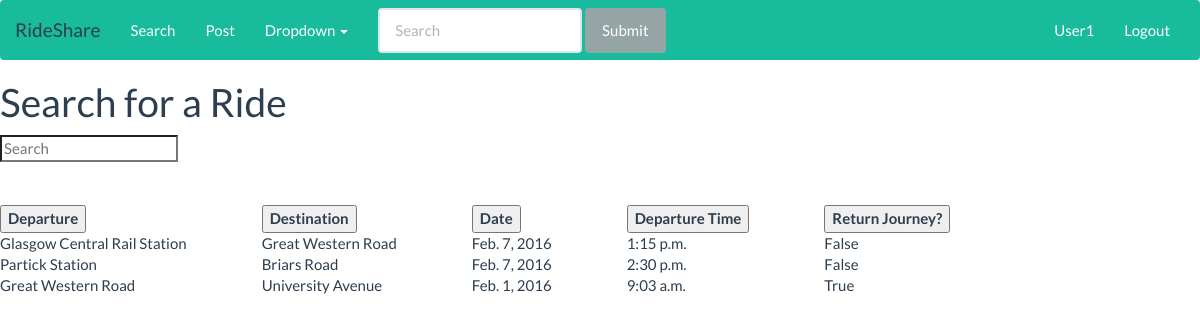
Screenshot of /search_ride (signed in) with the database file from the repository.
### rideshare/models.py (models this page shows)
class Journey(models.Model):
    departure = models.CharField(max_length=30)
    destination = models.CharField(max_length=30)
    travelling_date = models.DateField(null = True)
    travelling_time = models.TimeField(null = True)
    is_return = models.BooleanField(default=False)
    class Meta:
        db_table = "journey"

### rideshare/views.py (the view)
# urls.py: url(r'^search_ride', views.search_ride, name='search_ride'),
def search_ride(request):
	if request.user.is_authenticated():
		journey_list = Journey.objects.order_by('-travelling_date', 'travelling_time')
		context_dict = {'journeys': journey_list}
		return render(request, 'rideshare/searchRide.html', context_dict)
	else:
		 return HttpResponseRedirect('/rideshare/login')

### templates/rideshare/searchRide.html (shortened to what this page needs)
<!DOCTYPE html>
{% extends 'rideshare/base.html' %}
{% load staticfiles %}
{% block body_block %}
	<h1>Search for a Ride</h1>
	{% if journeys %}
	<div id="journey">
			<table>
				<tr>
					<input class="search" placeholder="Search" />
						<th><button class="sort" data-sort="departure">Departure </button></th>
						<th><button class="sort" data-sort="destination">Destination </button></th>
						<th><button class="sort" data-sort="date">Date </button></th>
						<th><button class="sort" data-sort="time">Departure Time </button></th>
						<th><button class="sort" data-sort="return">Return Journey? </button></th>
				</tr>
				<tbody class="list">
					{% for journey in journeys %}
					<tr>
							<td class="departure">{{ journey.departure }}</td>
							<td class="destination">{{ journey.destination }}</td>
							<td class="date">{{ journey.travelling_date }}</td>
							<td class="time">{{ journey.travelling_time }}</td>
							<td class="return">{{ journey.is_return }}</td>
					</tr>
					{% endfor %}
				</tbody>
			</table>
	{% else %}
		<strong>There are no journeys currently.</strong>
	{% endif %}
	</div>
{% endblock %}

### templates/rideshare/base.html (shortened to what this page needs)
<!DOCTYPE html>
<html>
    <head>
		{% load staticfiles %}
	<link rel="stylesheet" href="{% static 'rideshare/style.css' %}" />
    </head>
    <body>
		<nav class="navbar navbar-inverse">
		  <div class="container-fluid">
			<div class="navbar-header">
			  <a class="navbar-brand" href="/rideshare/">RideShare <span class="sr-only">(current)</span></a>
			</div>
			<div class="collapse navbar-collapse" id="bs-example-navbar-collapse-2">
			  <ul class="nav navbar-nav">
				<li><a href="/search_ride/">Search </a></li>
				<li><a href="/post_ride/">Post</a></li>
				<li class="dropdown">
				  <a href="#" class="dropdown-toggle" data-toggle="dropdown" role="button" aria-expanded="false">Dropdown <span class="caret"></span></a>
				</li>
			  </ul>
			  <form class="navbar-form navbar-left" role="search">
				<div class="form-group">
				  <input type="text" class="form-control" placeholder="Search">
				</div>
				<button type="submit" class="btn btn-default">Submit</button>
			  </form>
			  {% if user.is_authenticated %}
			  <ul class="nav navbar-nav navbar-right">
                <li><a>{{user.username}}</a></li>
				<li><a href="/rideshare/logout/">Logout</a></li>
			  </ul>
			  {% else %}
			  <ul class="nav navbar-nav navbar-right">
				<li><a href="/rideshare/login/">Login</a></li>
				<li><a href="/rideshare/registration/">Register</a></li>
			  </ul>
			  {% endif %}
			</div>
		  </div>
		</nav>
		<div>
			{% block body_block %}{% endblock %}
		</div>
    </body>
</html>

### rows the page displays
Journey: departure "Glasgow Central Rail Station", destination "Great Western Road", travelling_date "Feb. 7, 2016", travelling_time "1:15 p.m.", is_return "False"
Journey: departure "Partick Station", destination "Briars Road", travelling_date "Feb. 7, 2016", travelling_time "2:30 p.m.", is_return "False"
Journey: departure "Great Western Road", destination "University Avenue", travelling_date "Feb. 1, 2016", travelling_time "9:03 a.m.", is_return "True"

### other values shown
{{ user.username }} "User1"
